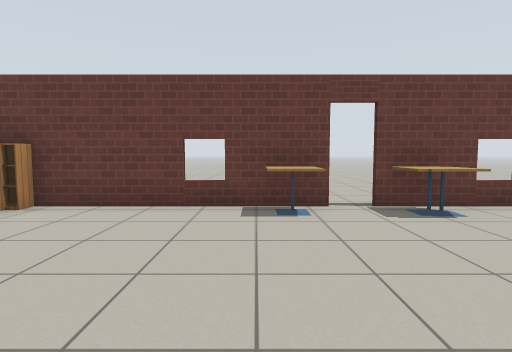
View 1 (above)

16 first-person views from a walk through a robot-simulator world made for Gazebo. The camera is 1 m above the floor, tilts 4° down and sees 80° across. The floor is counted in squares, 1 m on a side. Each view is taken from the middle of a square. On the plan, view 1 faces up. The plan holds only what a view shows up to about 12 squares ahead; the rest is blank. The robots in the file are not drawn. Simple patterns stand in for the simulator's built-in surfaces.

View 2
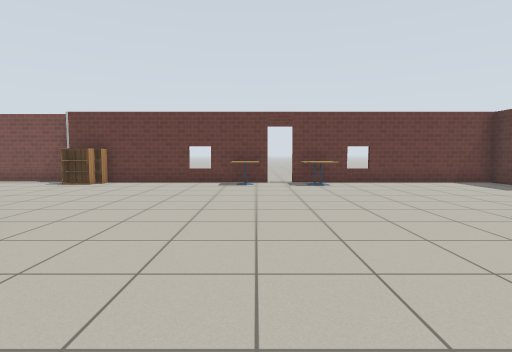

View 3
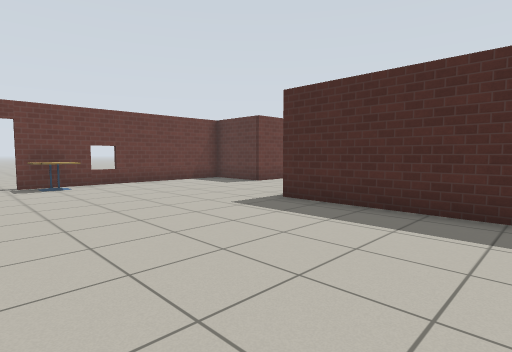

View 4
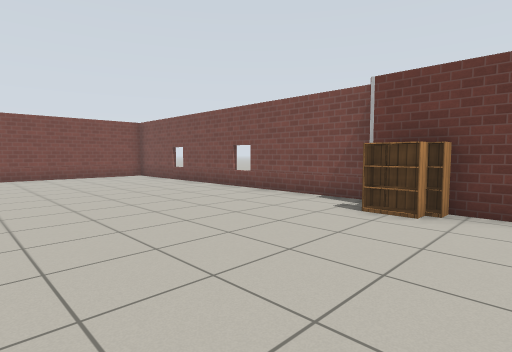

View 5
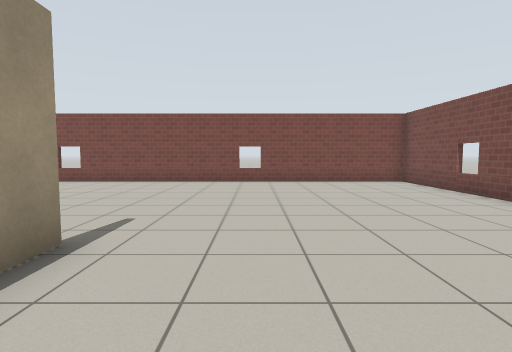

View 6
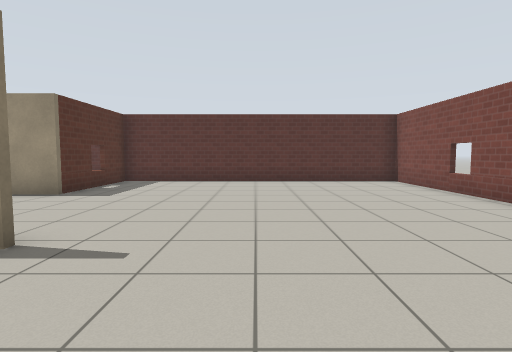

View 7
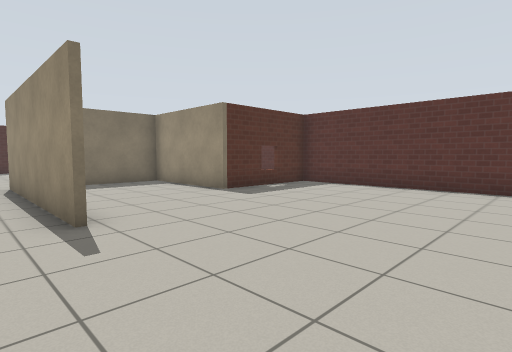

View 8
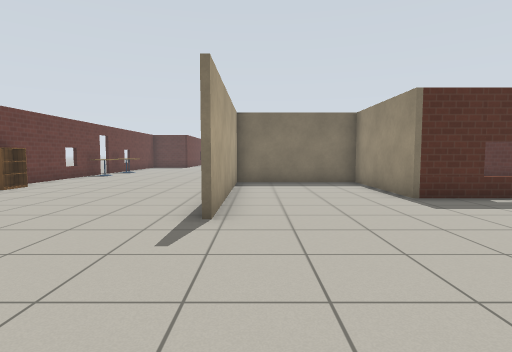

View 9
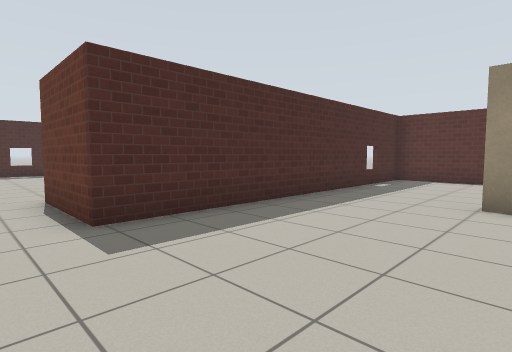

View 10
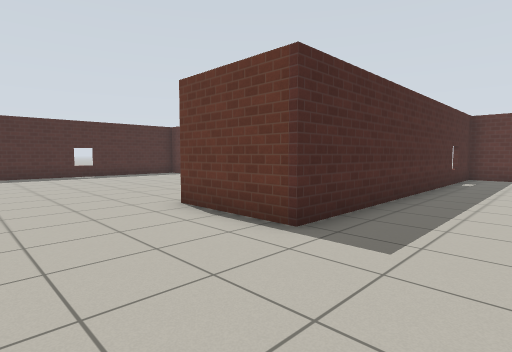

View 11
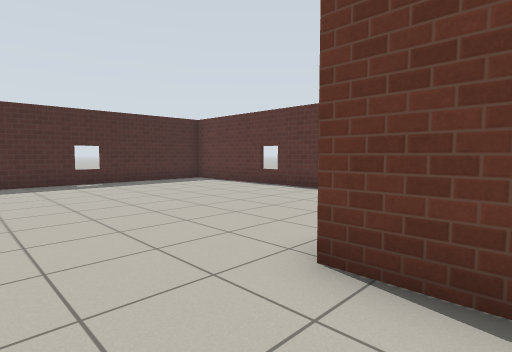

View 12
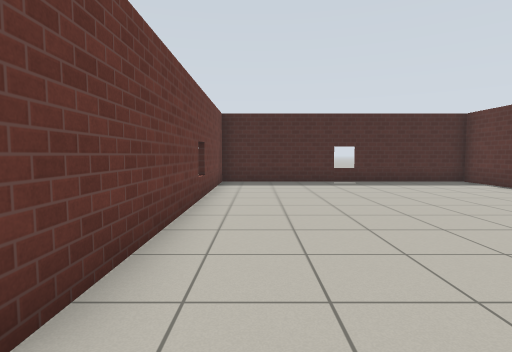

View 13
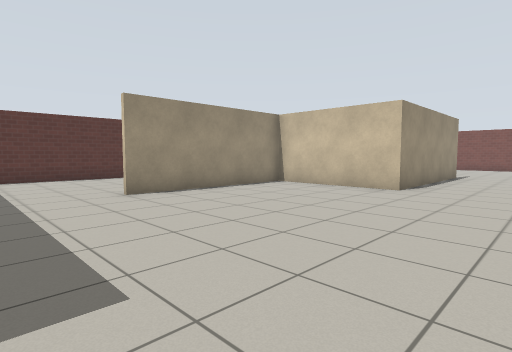

View 14
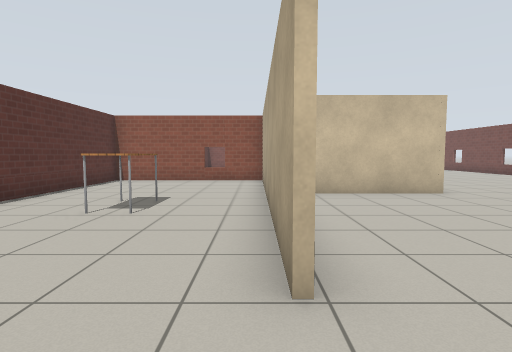

View 15
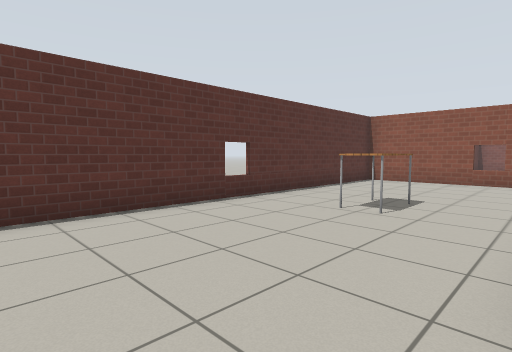

View 16
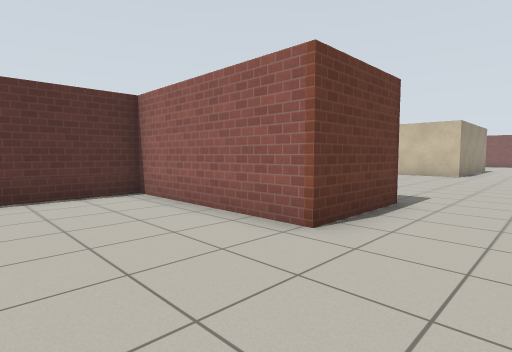

### Floor plan
Ten units are one square. View 1 is at (0, 0); x grows to the right and y downward. Boxes are objects, and circles mark ways between rooms. Rooms are numbered by the first view taken in them; rooms with no view inside come last. Other rooms are left out.
<svg viewBox="-178 -69 375 188">
<path fill="none" stroke="#000" d="M-33 13 -94 13M-69 56 -69 114 66 114 66 4 95 4M-30 56 -30 12M-94 12 -28 12 -28 56M-59 -64 -173 -64 -173 95 -71 95 -71 56 30 56M30 57 -58 57M15 -58 -58 -58M104 -32 94 -32 94 -58 22 -58M95 4 95 56 192 56 192 -32 104 -32"/>
<rect x="-55" y="-55" width="10" height="10" fill="#bbb"><title>bookshelf</title></rect>
<rect x="-15" y="75" width="20" height="20" fill="#bbb"><title>table</title></rect>
<rect x="-5" y="-55" width="20" height="10" fill="#bbb"><title>cafe table</title></rect>
<rect x="25" y="-55" width="10" height="10" fill="#bbb"><title>cafe table</title></rect>
<circle cx="95" cy="-15" r="3" fill="#2a7"/>
<text x="-50" y="20">1</text>
<text x="140" y="10">2</text>
</svg>
Room 1 opens to room 2.

Where each view was taken, in squares from view 1:
view 1: 0 up, 0 right, facing up
view 2: 5 down, 1 right, facing up
view 3: 5 down, 1 right, facing up-right
view 4: 0 up, 3 left, facing up-left
view 5: 1 up, 6 left, facing left
view 6: 2 up, 12 left, facing down
view 7: 0 up, 14 left, facing down-right
view 8: 2 down, 14 left, facing right
view 9: 1 up, 2 right, facing down-right
view 10: 3 up, 4 right, facing down-right
view 11: 2 up, 8 right, facing down-right
view 12: 2 up, 8 right, facing right
view 13: 2 up, 6 right, facing down-left
view 14: 6 down, 5 right, facing left
view 15: 6 down, 5 right, facing down-left
view 16: 2 up, 13 right, facing down-left
